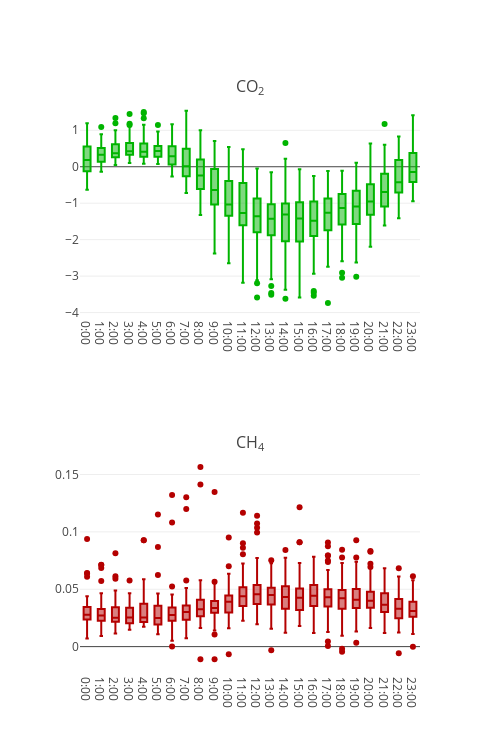

The cell this chart's notebook holds for it:
### Code cell
fig = tools.make_subplots(rows=2, cols=1,
                          subplot_titles=('CO<sub>2</sub>','CH<sub>4</sub>'))
F = 'co2_flux'
co2 = []
for hr in range(0,24):
    trace = go.Box(
    y=Data[F].loc[Data.index.hour==hr],name=str(hr)+':00',
        marker=dict(color = 'rgb(0, 180, 0)'), showlegend=False)
    fig.append_trace(trace, 1, 1)

F = 'ch4_flux'
ch4 = []
for hr in range(0,24):
    trace = go.Box(
    y=Data[F].loc[Data.index.hour==hr],name=str(hr)+':00',
        marker=dict(color = 'rgb(180, 0, 0)'), showlegend=False)
    fig.append_trace(trace, 2, 1)

fig['layout'].update(
    width=500,
    height=750,)
    
offline.iplot(fig)

### Figure 1 — Plotly figure (JSON) as saved in the notebook; plotly's stock layout.template omitted (floating-point values rounded to 4 significant figures; data arrays with more than 128 entries replaced by an {"elided": "..."} marker saying what was removed)
{"data": [{"marker": {"color": "rgb(0, 180, 0)"}, "name": "0:00", "showlegend": false, "type": "box", "xaxis": "x1", "y": {"elided": "168 float values"}, "yaxis": "y1"}, {"marker": {"color": "rgb(0, 180, 0)"}, "name": "1:00", "showlegend": false, "type": "box", "xaxis": "x1", "y": {"elided": "168 float values"}, "yaxis": "y1"}, {"marker": {"color": "rgb(0, 180, 0)"}, "name": "2:00", "showlegend": false, "type": "box", "xaxis": "x1", "y": {"elided": "168 float values"}, "yaxis": "y1"}, {"marker": {"color": "rgb(0, 180, 0)"}, "name": "3:00", "showlegend": false, "type": "box", "xaxis": "x1", "y": {"elided": "168 float values"}, "yaxis": "y1"}, {"marker": {"color": "rgb(0, 180, 0)"}, "name": "4:00", "showlegend": false, "type": "box", "xaxis": "x1", "y": {"elided": "168 float values"}, "yaxis": "y1"}, {"marker": {"color": "rgb(0, 180, 0)"}, "name": "5:00", "showlegend": false, "type": "box", "xaxis": "x1", "y": {"elided": "168 float values"}, "yaxis": "y1"}, {"marker": {"color": "rgb(0, 180, 0)"}, "name": "6:00", "showlegend": false, "type": "box", "xaxis": "x1", "y": {"elided": "168 float values"}, "yaxis": "y1"}, {"marker": {"color": "rgb(0, 180, 0)"}, "name": "7:00", "showlegend": false, "type": "box", "xaxis": "x1", "y": {"elided": "168 float values"}, "yaxis": "y1"}, {"marker": {"color": "rgb(0, 180, 0)"}, "name": "8:00", "showlegend": false, "type": "box", "xaxis": "x1", "y": {"elided": "168 float values"}, "yaxis": "y1"}, {"marker": {"color": "rgb(0, 180, 0)"}, "name": "9:00", "showlegend": false, "type": "box", "xaxis": "x1", "y": {"elided": "168 float values"}, "yaxis": "y1"}, {"marker": {"color": "rgb(0, 180, 0)"}, "name": "10:00", "showlegend": false, "type": "box", "xaxis": "x1", "y": {"elided": "168 float values"}, "yaxis": "y1"}, {"marker": {"color": "rgb(0, 180, 0)"}, "name": "11:00", "showlegend": false, "type": "box", "xaxis": "x1", "y": {"elided": "168 float values"}, "yaxis": "y1"}, {"marker": {"color": "rgb(0, 180, 0)"}, "name": "12:00", "showlegend": false, "type": "box", "xaxis": "x1", "y": {"elided": "170 float values"}, "yaxis": "y1"}, {"marker": {"color": "rgb(0, 180, 0)"}, "name": "13:00", "showlegend": false, "type": "box", "xaxis": "x1", "y": {"elided": "168 float values"}, "yaxis": "y1"}, {"marker": {"color": "rgb(0, 180, 0)"}, "name": "14:00", "showlegend": false, "type": "box", "xaxis": "x1", "y": {"elided": "166 float values"}, "yaxis": "y1"}, {"marker": {"color": "rgb(0, 180, 0)"}, "name": "15:00", "showlegend": false, "type": "box", "xaxis": "x1", "y": {"elided": "166 float values"}, "yaxis": "y1"}, {"marker": {"color": "rgb(0, 180, 0)"}, "name": "16:00", "showlegend": false, "type": "box", "xaxis": "x1", "y": {"elided": "166 float values"}, "yaxis": "y1"}, {"marker": {"color": "rgb(0, 180, 0)"}, "name": "17:00", "showlegend": false, "type": "box", "xaxis": "x1", "y": {"elided": "166 float values"}, "yaxis": "y1"}, {"marker": {"color": "rgb(0, 180, 0)"}, "name": "18:00", "showlegend": false, "type": "box", "xaxis": "x1", "y": {"elided": "166 float values"}, "yaxis": "y1"}, {"marker": {"color": "rgb(0, 180, 0)"}, "name": "19:00", "showlegend": false, "type": "box", "xaxis": "x1", "y": {"elided": "166 float values"}, "yaxis": "y1"}, {"marker": {"color": "rgb(0, 180, 0)"}, "name": "20:00", "showlegend": false, "type": "box", "xaxis": "x1", "y": {"elided": "167 float values"}, "yaxis": "y1"}, {"marker": {"color": "rgb(0, 180, 0)"}, "name": "21:00", "showlegend": false, "type": "box", "xaxis": "x1", "y": {"elided": "168 float values"}, "yaxis": "y1"}, {"marker": {"color": "rgb(0, 180, 0)"}, "name": "22:00", "showlegend": false, "type": "box", "xaxis": "x1", "y": {"elided": "168 float values"}, "yaxis": "y1"}, {"marker": {"color": "rgb(0, 180, 0)"}, "name": "23:00", "showlegend": false, "type": "box", "xaxis": "x1", "y": {"elided": "168 float values"}, "yaxis": "y1"}, {"marker": {"color": "rgb(180, 0, 0)"}, "name": "0:00", "showlegend": false, "type": "box", "xaxis": "x2", "y": {"elided": "168 float values"}, "yaxis": "y2"}, {"marker": {"color": "rgb(180, 0, 0)"}, "name": "1:00", "showlegend": false, "type": "box", "xaxis": "x2", "y": {"elided": "168 float values"}, "yaxis": "y2"}, {"marker": {"color": "rgb(180, 0, 0)"}, "name": "2:00", "showlegend": false, "type": "box", "xaxis": "x2", "y": {"elided": "168 float values"}, "yaxis": "y2"}, {"marker": {"color": "rgb(180, 0, 0)"}, "name": "3:00", "showlegend": false, "type": "box", "xaxis": "x2", "y": {"elided": "168 float values"}, "yaxis": "y2"}, {"marker": {"color": "rgb(180, 0, 0)"}, "name": "4:00", "showlegend": false, "type": "box", "xaxis": "x2", "y": {"elided": "168 float values"}, "yaxis": "y2"}, {"marker": {"color": "rgb(180, 0, 0)"}, "name": "5:00", "showlegend": false, "type": "box", "xaxis": "x2", "y": {"elided": "168 float values"}, "yaxis": "y2"}, {"marker": {"color": "rgb(180, 0, 0)"}, "name": "6:00", "showlegend": false, "type": "box", "xaxis": "x2", "y": {"elided": "168 float values"}, "yaxis": "y2"}, {"marker": {"color": "rgb(180, 0, 0)"}, "name": "7:00", "showlegend": false, "type": "box", "xaxis": "x2", "y": {"elided": "168 float values"}, "yaxis": "y2"}, {"marker": {"color": "rgb(180, 0, 0)"}, "name": "8:00", "showlegend": false, "type": "box", "xaxis": "x2", "y": {"elided": "168 float values"}, "yaxis": "y2"}, {"marker": {"color": "rgb(180, 0, 0)"}, "name": "9:00", "showlegend": false, "type": "box", "xaxis": "x2", "y": {"elided": "168 float values"}, "yaxis": "y2"}, {"marker": {"color": "rgb(180, 0, 0)"}, "name": "10:00", "showlegend": false, "type": "box", "xaxis": "x2", "y": {"elided": "168 float values"}, "yaxis": "y2"}, {"marker": {"color": "rgb(180, 0, 0)"}, "name": "11:00", "showlegend": false, "type": "box", "xaxis": "x2", "y": {"elided": "168 float values"}, "yaxis": "y2"}, {"marker": {"color": "rgb(180, 0, 0)"}, "name": "12:00", "showlegend": false, "type": "box", "xaxis": "x2", "y": {"elided": "170 float values"}, "yaxis": "y2"}, {"marker": {"color": "rgb(180, 0, 0)"}, "name": "13:00", "showlegend": false, "type": "box", "xaxis": "x2", "y": {"elided": "168 float values"}, "yaxis": "y2"}, {"marker": {"color": "rgb(180, 0, 0)"}, "name": "14:00", "showlegend": false, "type": "box", "xaxis": "x2", "y": {"elided": "166 float values"}, "yaxis": "y2"}, {"marker": {"color": "rgb(180, 0, 0)"}, "name": "15:00", "showlegend": false, "type": "box", "xaxis": "x2", "y": {"elided": "166 float values"}, "yaxis": "y2"}, {"marker": {"color": "rgb(180, 0, 0)"}, "name": "16:00", "showlegend": false, "type": "box", "xaxis": "x2", "y": {"elided": "166 float values"}, "yaxis": "y2"}, {"marker": {"color": "rgb(180, 0, 0)"}, "name": "17:00", "showlegend": false, "type": "box", "xaxis": "x2", "y": {"elided": "166 float values"}, "yaxis": "y2"}, {"marker": {"color": "rgb(180, 0, 0)"}, "name": "18:00", "showlegend": false, "type": "box", "xaxis": "x2", "y": {"elided": "166 float values"}, "yaxis": "y2"}, {"marker": {"color": "rgb(180, 0, 0)"}, "name": "19:00", "showlegend": false, "type": "box", "xaxis": "x2", "y": {"elided": "166 float values"}, "yaxis": "y2"}, {"marker": {"color": "rgb(180, 0, 0)"}, "name": "20:00", "showlegend": false, "type": "box", "xaxis": "x2", "y": {"elided": "167 float values"}, "yaxis": "y2"}, {"marker": {"color": "rgb(180, 0, 0)"}, "name": "21:00", "showlegend": false, "type": "box", "xaxis": "x2", "y": {"elided": "168 float values"}, "yaxis": "y2"}, {"marker": {"color": "rgb(180, 0, 0)"}, "name": "22:00", "showlegend": false, "type": "box", "xaxis": "x2", "y": {"elided": "168 float values"}, "yaxis": "y2"}, {"marker": {"color": "rgb(180, 0, 0)"}, "name": "23:00", "showlegend": false, "type": "box", "xaxis": "x2", "y": {"elided": "168 float values"}, "yaxis": "y2"}], "layout": {"annotations": [{"font": {"size": 16}, "showarrow": false, "text": "CO<sub>2</sub>", "x": 0.5, "xanchor": "center", "xref": "paper", "y": 1, "yanchor": "bottom", "yref": "paper"}, {"font": {"size": 16}, "showarrow": false, "text": "CH<sub>4</sub>", "x": 0.5, "xanchor": "center", "xref": "paper", "y": 0.375, "yanchor": "bottom", "yref": "paper"}], "height": 750, "width": 500, "xaxis1": {"anchor": "y1", "domain": [0, 1]}, "xaxis2": {"anchor": "y2", "domain": [0, 1]}, "yaxis1": {"anchor": "x1", "domain": [0.625, 1]}, "yaxis2": {"anchor": "x2", "domain": [0, 0.375]}}}
